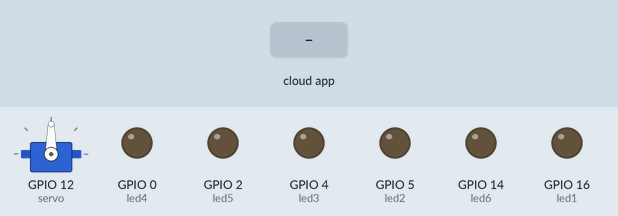
Bench run of a sketch on a simulated ESP8266 (NodeMCU). Shown: servo, output pins drawn as LEDs (lit = HIGH). The test bench sets the inputs (shaded band). WiFi joins after 1.5 s; servers stay silent unless stated; the Firebase database answers and starts empty; what the sketch prints to the serial monitor is not drawn.

Above: at 3.2 s.
3.3 s: the phone or cloud app sets Led1 to 1
At 5.4 s:
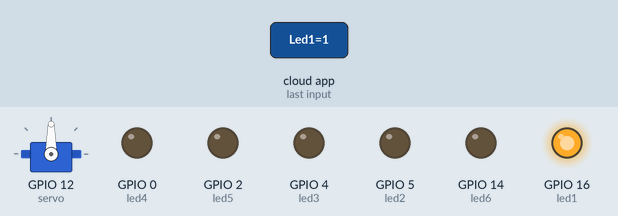
5.7 s: the phone or cloud app sets Led2 to 1
At 6.8 s:
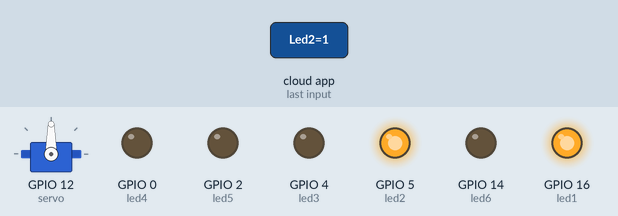
8.0 s: the phone or cloud app sets Led3 to 1
At 9.2 s:
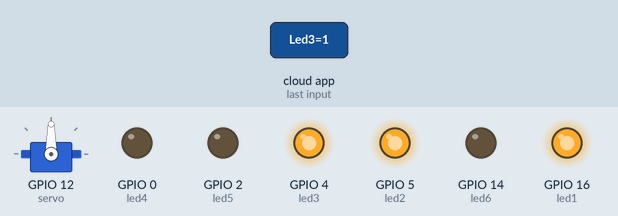
10.2 s: the phone or cloud app sets Led4 to 1
At 11.6 s:
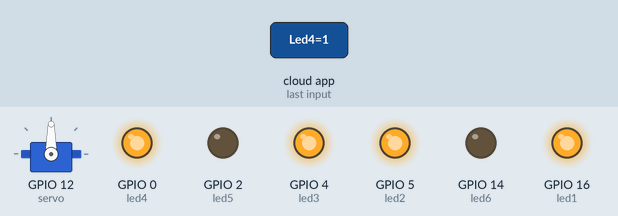
12.5 s: the phone or cloud app sets Led5 to 1
At 14.0 s:
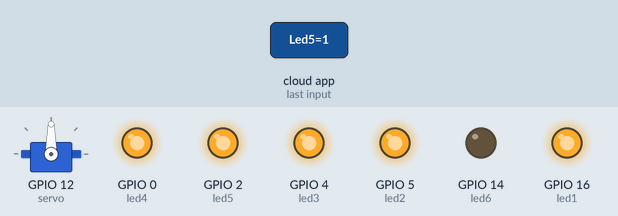
14.7 s: the phone or cloud app sets Led6 to 1
At 16.4 s:
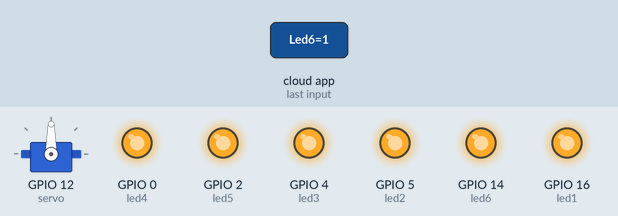
Timing chart, 0 to 17.9 s (numbered marks = the images above; inputs shaded):
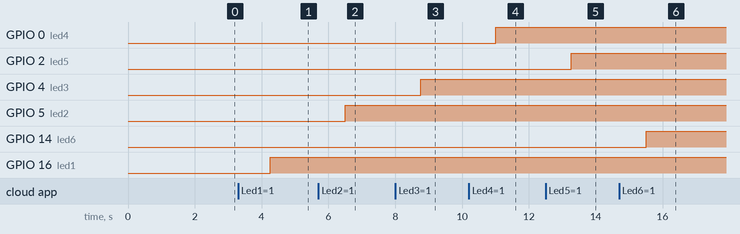

Measured:
- after the input at 3.3 s, GPIO 16 (led1): LOW → HIGH after 0.95 s
- after the input at 5.7 s, GPIO 5 (led2): LOW → HIGH after 0.81 s
- after the input at 8.0 s, GPIO 4 (led3): LOW → HIGH after 0.76 s
- after the input at 10.2 s, GPIO 0 (led4): LOW → HIGH after 0.81 s
- after the input at 12.5 s, GPIO 2 (led5): LOW → HIGH after 0.76 s
- after the input at 14.7 s, GPIO 14 (led6): LOW → HIGH after 0.81 s

The sketch:

proyectoCasa.ino
```cpp
#include <FirebaseESP8266.h>
#include <ESP8266WiFi.h>9
#include <Servo.h>
Servo servoMotor;

// definir wifi
#define WIFI_SSID "Deyvid"
#define WIFI_PASSWORD "12345678"

// definir URL de BASE DE DATOS
#define FIREBASE_HOST "https://casa-domotica-13548-default-rtdb.firebaseio.com/"
#define FIREBASE_AUTH "vxpEUun4M36aUJKbZ9dURL1qEVUUCKwl5qj1Htwn"

//Definir pines

#define led1 16 //D0
#define led2 5 // D1
#define led3 4 // D2
#define led4 0 //D3
#define led5 2 // D4
#define led6 14 // D5
#define servo 12//D6P0


FirebaseData fbdo;

String dato = "";
String nodo = "prueba";
String ledOn = "";
String ledOff = "";


void setup() {

  Serial.begin(9600);
  servoMotor.attach(servo);


  Serial.begin(115200);
  pinMode(led1, OUTPUT);
  pinMode(led2, OUTPUT);
  pinMode(led3, OUTPUT);
  pinMode(led4, OUTPUT);
  pinMode(led5, OUTPUT);
  pinMode(led6, OUTPUT);

  WiFi.begin(WIFI_SSID, WIFI_PASSWORD);
  delay (2000);
  Serial.println();
  Serial.println("Conectando a Red Wifi");
  while (WiFi.status() != WL_CONNECTED)
  {
    Serial.print(".");
    delay(500);
  }
  Serial.println();
  Serial.print("Conexion Exitosa IP: ");
  Serial.println(WiFi.localIP());
  Serial.println();


  // Conexion a Firebase
  Firebase.begin(FIREBASE_HOST, FIREBASE_AUTH);
  Firebase.reconnectWiFi (true);
}


void loop() {
  ledUno();
  ledDos();
  ledTres();
  ledCuatro();
  ledCinco();
  ledSeis();
  servofb();

}


//Metodo del Led Uno
void ledUno() {
  if (Firebase.getString(fbdo, nodo + "/Led1")) {
    dato = fbdo.stringData();
  }
  if (dato == "1")
    digitalWrite(led1, HIGH);

  else if (dato == "0")
    digitalWrite(led1, LOW);

}
// Metodo del Led dos
void ledDos() {
  if (Firebase.getString(fbdo, nodo + "/Led2")) {
    dato = fbdo.stringData();
  }
  if (dato == "1")
    digitalWrite(led2, HIGH);

  else if (dato == "0")
    digitalWrite(led2, LOW);

}

//Metodo led Tres
void ledTres(){
if (Firebase.getString(fbdo, nodo + "/Led3")) {
    dato = fbdo.stringData();
  }
  if (dato == "1")
    digitalWrite(led3, HIGH);

  else if (dato == "0")
    digitalWrite(led3, LOW);
}
//Metodo led Cuatro
void ledCuatro(){
if (Firebase.getString(fbdo, nodo + "/Led4")) {
    dato = fbdo.stringData();
  }
  if (dato == "1")
    digitalWrite(led4, HIGH);

  else if (dato == "0")
    digitalWrite(led4, LOW);
}

//Metodo led cinco
void ledCinco(){
if (Firebase.getString(fbdo, nodo + "/Led5")) {
    dato = fbdo.stringData();
  }
  if (dato == "1")
    digitalWrite(led5, HIGH);

  else if (dato == "0")
    digitalWrite(led5, LOW);
}
//Metodo led Seis
void ledSeis(){
if (Firebase.getString(fbdo, nodo + "/Led6")) {
    dato = fbdo.stringData();
  }
  if (dato == "1")
    digitalWrite(led6, HIGH);

  else if (dato == "0")
    digitalWrite(led6, LOW);

}
void servofb(){
if (Firebase.getString(fbdo, nodo + "/Servo")) {
    dato = fbdo.stringData();
  }
  if (dato == "1")
    servoMotor.write(0);

  else if (dato == "0")
    servoMotor.write(180);


}
```
